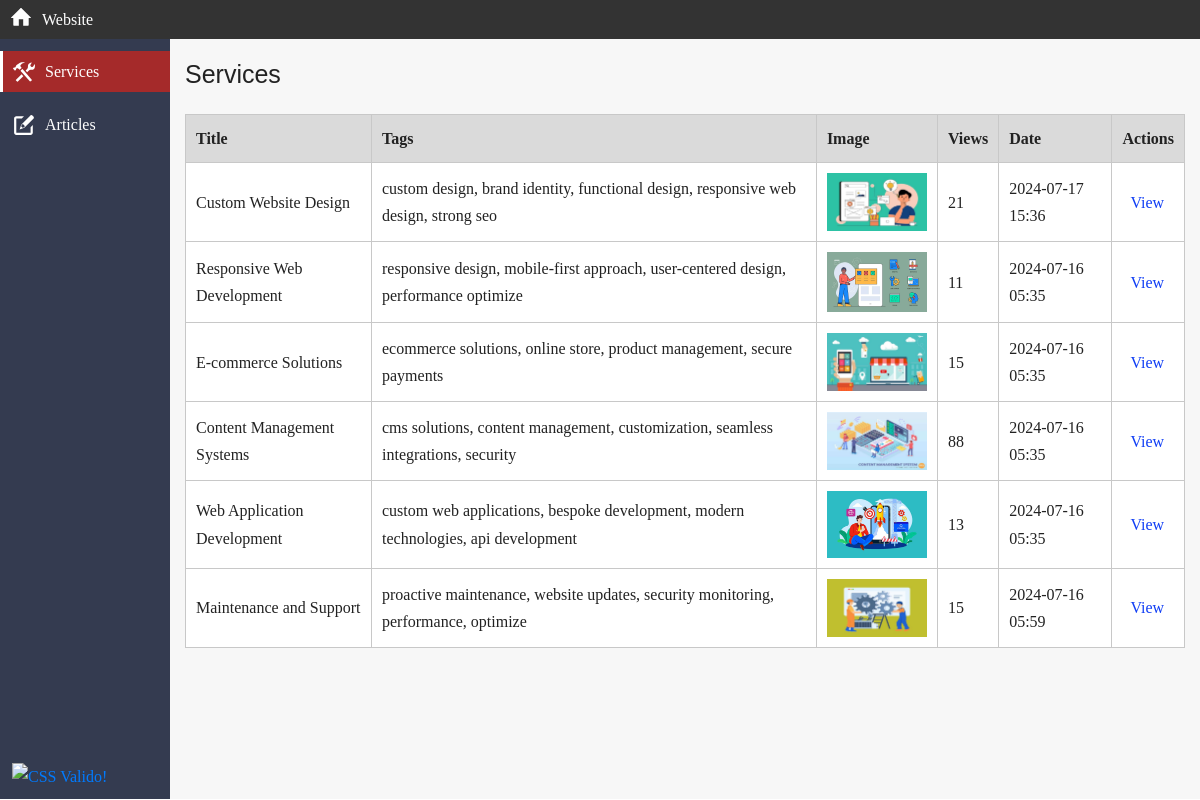
Screenshot of /cms_admin/services.php with the database file from the repository.
### tables this page shows
CREATE TABLE `services` (
  `id` int(3) NOT NULL,
  `title` varchar(64) NOT NULL,
  `description` varchar(180) NOT NULL,
  `content` text NOT NULL,
  `tags` varchar(84) NOT NULL,
  `published_at` timestamp NOT NULL DEFAULT current_timestamp() ON UPDATE current_timestamp(),
  `imageurl` varchar(128) NOT NULL,
  `views` int(11) NOT NULL DEFAULT 0
);

### cms_admin/includes/functions.php (called while the page is built, shortened)
<?php
function fetchData($con_db, $tableName, $condition = '', $orderBy = '', $limit = '') {
    $sql = "SELECT * FROM $tableName";
    if (!empty($condition)) {
        $sql .= " WHERE $condition";
    }
    if (!empty($orderBy)) {
        $sql .= " ORDER BY $orderBy";
    }
    $query = mysqli_query($con_db, $sql);
    return mysqli_fetch_all($query, MYSQLI_ASSOC);
}

### cms_admin/services.php (the view, shortened to what this page needs)
<?php
require "includes/admin_header.php";
$services = fetchData($con_db, 'services', $condition = 'published_at', $orderBy = 'id DESC', $limit = '');
?>
<div class="container">
    <div class="admin-page">
    <div class="admin-page__box">
        <h1 class="admin-page__title">Services</h1>
    </div>
    </div>
    <div class="default-table">
        <table class="default-table__table">
            <thead>
                <tr>
                    <th>Title</th>
                    <th>Tags</th>
                    <th>Image</th>
                    <th>Views</th>
                    <th>Date</th>
                    <th>Actions</th>
                </tr>
            </thead>
            <tbody>
                <?php foreach ($services as $service) :
                    $serviceId = $service["id"];
                    $serviceTitle = $service["title"];
                    $serviceTags = $service["tags"];
                    $serviceImage = $service["imageurl"];
                    $serviceViews = $service["views"];
                    $serviceDate = date("Y-m-d H:i", strtotime($service["published_at"]));
                ?>
                    <tr>
                        <td><?= $serviceTitle ?></td>
                        <td><?= $serviceTags ?></td>
                        <td><img src="../uploads/<?= $serviceImage ?>" alt="<?= $serviceTitle ?>" title="<?= $serviceTitle ?>" class="default-table__image"></td>
                        <td><?= $serviceViews ?></td>
                        <td><?= $serviceDate ?></td>
                        <td>
                            <a href="../work.php?id=<?= $serviceId ?>" class="default" target="_blank">View </a>
                        </td>
                    </tr>
                <?php endforeach; ?>
            </tbody>
        </table>
    </div>
</div>
<?php
require "includes/admin_footer.php";
?>

### rows the page displays
services: title "Custom Website Design", tags "custom design, brand identity, functional design, responsive web design, strong seo", imageurl (picture), views "21", published_at "2024-07-17 15:36"
services: title "Responsive Web Development", tags "responsive design, mobile-first approach, user-centered design, performance optimize", imageurl (picture), views "11", published_at "2024-07-16 05:35"
services: title "E-commerce Solutions", tags "ecommerce solutions, online store, product management, secure payments", imageurl (picture), views "15", published_at "2024-07-16 05:35"
services: title "Content Management Systems", tags "cms solutions, content management, customization, seamless integrations, security", imageurl (picture), views "88", published_at "2024-07-16 05:35"
services: title "Web Application Development", tags "custom web applications, bespoke development, modern technologies, api development", imageurl (picture), views "13", published_at "2024-07-16 05:35"
services: title "Maintenance and Support", tags "proactive maintenance, website updates, security monitoring, performance, optimize", imageurl (picture), views "15", published_at "2024-07-16 05:59"
